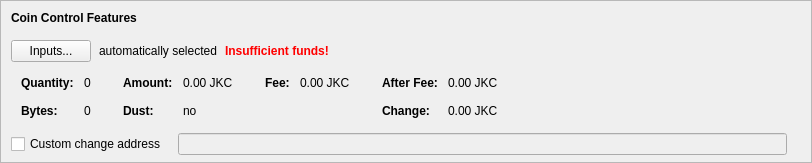
    <widget class="QFrame" name="frameCoinControl">
     <property name="sizePolicy">
      <sizepolicy hsizetype="Expanding" vsizetype="Expanding">
       <horstretch>0</horstretch>
       <verstretch>0</verstretch>
      </sizepolicy>
     </property>
     <property name="maximumSize">
      <size>
       <width>16777215</width>
       <height>16777215</height>
      </size>
     </property>
     <property name="frameShape">
      <enum>QFrame::StyledPanel</enum>
     </property>
     <property name="frameShadow">
      <enum>QFrame::Sunken</enum>
     </property>
     <layout class="QVBoxLayout" name="verticalLayoutCoinControl2">
      <property name="spacing">
       <number>0</number>
      </property>
      <property name="leftMargin">
       <number>0</number>
      </property>
      <property name="topMargin">
       <number>0</number>
      </property>
      <property name="rightMargin">
       <number>0</number>
      </property>
      <property name="bottomMargin">
       <number>6</number>
      </property>
      <item>
       <layout class="QVBoxLayout" name="verticalLayoutCoinControl" stretch="0,0,0,0,1">
        <property name="spacing">
         <number>0</number>
        </property>
        <property name="leftMargin">
         <number>10</number>
        </property>
        <property name="topMargin">
         <number>10</number>
        </property>
        <item>
         <layout class="QHBoxLayout" name="horizontalLayoutCoinControl1">
          <property name="bottomMargin">
           <number>15</number>
          </property>
          <item>
           <widget class="QLabel" name="labelCoinControlFeatures">
            <property name="sizePolicy">
             <sizepolicy hsizetype="Preferred" vsizetype="Maximum">
              <horstretch>0</horstretch>
              <verstretch>0</verstretch>
             </sizepolicy>
            </property>
            <property name="font">
             <font>
              <weight>75</weight>
              <bold>true</bold>
             </font>
            </property>
            <property name="styleSheet">
             <string notr="true">font-weight:bold;</string>
            </property>
            <property name="text">
             <string>Coin Control Features</string>
            </property>
           </widget>
          </item>
         </layout>
        </item>
        <item>
         <layout class="QHBoxLayout" name="horizontalLayoutCoinControl2" stretch="0,0,0,0">
          <property name="spacing">
           <number>8</number>
          </property>
          <property name="bottomMargin">
           <number>10</number>
          </property>
          <item>
           <widget class="QPushButton" name="pushButtonCoinControl">
            <property name="styleSheet">
             <string notr="true"/>
            </property>
            <property name="text">
             <string>Inputs...</string>
            </property>
            <property name="autoDefault">
             <bool>false</bool>
            </property>
           </widget>
          </item>
          <item>
           <widget class="QLabel" name="labelCoinControlAutomaticallySelected">
            <property name="text">
             <string>automatically selected</string>
            </property>
            <property name="margin">
             <number>5</number>
            </property>
           </widget>
          </item>
          <item>
           <widget class="QLabel" name="labelCoinControlInsuffFunds">
            <property name="font">
             <font>
              <weight>75</weight>
              <bold>true</bold>
             </font>
            </property>
            <property name="styleSheet">
             <string notr="true">color:red;font-weight:bold;</string>
            </property>
            <property name="text">
             <string>Insufficient funds!</string>
            </property>
            <property name="margin">
             <number>5</number>
            </property>
           </widget>
          </item>
          <item>
           <spacer name="horizontalSpacerCoinControl">
            <property name="orientation">
             <enum>Qt::Horizontal</enum>
            </property>
            <property name="sizeHint" stdset="0">
             <size>
              <width>40</width>
              <height>1</height>
             </size>
            </property>
           </spacer>
          </item>
         </layout>
        </item>
        <item>
         <widget class="QWidget" name="widgetCoinControl" native="true">
          <property name="sizePolicy">
           <sizepolicy hsizetype="Preferred" vsizetype="Preferred">
            <horstretch>0</horstretch>
            <verstretch>0</verstretch>
           </sizepolicy>
          </property>
          <property name="minimumSize">
           <size>
            <width>0</width>
            <height>0</height>
           </size>
          </property>
          <property name="styleSheet">
           <string notr="true"/>
          </property>
          <layout class="QHBoxLayout" name="horizontalLayoutCoinControl5">
           <property name="leftMargin">
            <number>0</number>
           </property>
           <property name="topMargin">
            <number>0</number>
           </property>
           <property name="rightMargin">
            <number>0</number>
           </property>
           <property name="bottomMargin">
            <number>0</number>
           </property>
           <item>
            <layout class="QHBoxLayout" name="horizontalLayoutCoinControl3" stretch="0,0,0,1">
             <property name="spacing">
              <number>20</number>
             </property>
             <property name="topMargin">
              <number>0</number>
             </property>
             <property name="bottomMargin">
              <number>10</number>
             </property>
             <item>
              <layout class="QFormLayout" name="formLayoutCoinControl1">
               <property name="horizontalSpacing">
                <number>10</number>
               </property>
               <property name="verticalSpacing">
                <number>14</number>
               </property>
               <property name="leftMargin">
                <number>10</number>
               </property>
               <property name="topMargin">
                <number>4</number>
               </property>
               <property name="rightMargin">
                <number>6</number>
               </property>
               <item row="0" column="0">
                <widget class="QLabel" name="labelCoinControlQuantityText">
                 <property name="font">
                  <font>
                   <weight>75</weight>
                   <bold>true</bold>
                  </font>
                 </property>
                 <property name="text">
                  <string>Quantity:</string>
                 </property>
                 <property name="margin">
                  <number>0</number>
                 </property>
                </widget>
               </item>
               <item row="0" column="1">
                <widget class="QLabel" name="labelCoinControlQuantity">
                 <property name="cursor">
                  <cursorShape>IBeamCursor</cursorShape>
                 </property>
                 <property name="contextMenuPolicy">
                  <enum>Qt::ActionsContextMenu</enum>
                 </property>
                 <property name="text">
                  <string notr="true">0</string>
                 </property>
                 <property name="margin">
                  <number>0</number>
                 </property>
                 <property name="textInteractionFlags">
                  <set>Qt::LinksAccessibleByMouse|Qt::TextSelectableByKeyboard|Qt::TextSelectableByMouse</set>
                 </property>
                </widget>
               </item>
               <item row="1" column="0">
                <widget class="QLabel" name="labelCoinControlBytesText">
                 <property name="font">
                  <font>
                   <weight>75</weight>
                   <bold>true</bold>
                  </font>
                 </property>
                 <property name="text">
                  <string>Bytes:</string>
                 </property>
                </widget>
               </item>
               <item row="1" column="1">
                <widget class="QLabel" name="labelCoinControlBytes">
                 <property name="cursor">
                  <cursorShape>IBeamCursor</cursorShape>
                 </property>
                 <property name="contextMenuPolicy">
                  <enum>Qt::ActionsContextMenu</enum>
                 </property>
                 <property name="text">
                  <string notr="true">0</string>
                 </property>
                 <property name="textInteractionFlags">
                  <set>Qt::LinksAccessibleByMouse|Qt::TextSelectableByKeyboard|Qt::TextSelectableByMouse</set>
                 </property>
                </widget>
               </item>
              </layout>
             </item>
             <item>
              <layout class="QFormLayout" name="formLayoutCoinControl2">
               <property name="horizontalSpacing">
                <number>10</number>
               </property>
               <property name="verticalSpacing">
                <number>14</number>
               </property>
               <property name="leftMargin">
                <number>6</number>
               </property>
               <property name="topMargin">
                <number>4</number>
               </property>
               <property name="rightMargin">
                <number>6</number>
               </property>
               <item row="0" column="0">
                <widget class="QLabel" name="labelCoinControlAmountText">
                 <property name="font">
                  <font>
                   <weight>75</weight>
                   <bold>true</bold>
                  </font>
                 </property>
                 <property name="text">
                  <string>Amount:</string>
                 </property>
                 <property name="margin">
                  <number>0</number>
                 </property>
                </widget>
               </item>
               <item row="0" column="1">
                <widget class="QLabel" name="labelCoinControlAmount">
                 <property name="cursor">
                  <cursorShape>IBeamCursor</cursorShape>
                 </property>
                 <property name="contextMenuPolicy">
                  <enum>Qt::ActionsContextMenu</enum>
                 </property>
                 <property name="text">
                  <string notr="true">0.00 JKC</string>
                 </property>
                 <property name="textInteractionFlags">
                  <set>Qt::LinksAccessibleByMouse|Qt::TextSelectableByKeyboard|Qt::TextSelectableByMouse</set>
                 </property>
                </widget>
               </item>
               <item row="1" column="0">
                <widget class="QLabel" name="labelCoinControlLowOutputText">
                 <property name="font">
                  <font>
                   <weight>75</weight>
                   <bold>true</bold>
                  </font>
                 </property>
                 <property name="text">
                  <string>Dust:</string>
                 </property>
                </widget>
               </item>
               <item row="1" column="1">
                <widget class="QLabel" name="labelCoinControlLowOutput">
                 <property name="cursor">
                  <cursorShape>IBeamCursor</cursorShape>
                 </property>
                 <property name="contextMenuPolicy">
                  <enum>Qt::ActionsContextMenu</enum>
                 </property>
                 <property name="text">
                  <string notr="true">no</string>
                 </property>
                 <property name="textInteractionFlags">
                  <set>Qt::LinksAccessibleByMouse|Qt::TextSelectableByKeyboard|Qt::TextSelectableByMouse</set>
                 </property>
                </widget>
               </item>
              </layout>
             </item>
             <item>
              <layout class="QFormLayout" name="formLayoutCoinControl3">
               <property name="horizontalSpacing">
                <number>10</number>
               </property>
               <property name="verticalSpacing">
                <number>14</number>
               </property>
               <property name="leftMargin">
                <number>6</number>
               </property>
               <property name="topMargin">
                <number>4</number>
               </property>
               <property name="rightMargin">
                <number>6</number>
               </property>
               <item row="0" column="0">
                <widget class="QLabel" name="labelCoinControlFeeText">
                 <property name="font">
                  <font>
                   <weight>75</weight>
                   <bold>true</bold>
                  </font>
                 </property>
                 <property name="text">
                  <string>Fee:</string>
                 </property>
                 <property name="margin">
                  <number>0</number>
                 </property>
                </widget>
               </item>
               <item row="0" column="1">
                <widget class="QLabel" name="labelCoinControlFee">
                 <property name="cursor">
                  <cursorShape>IBeamCursor</cursorShape>
                 </property>
                 <property name="contextMenuPolicy">
                  <enum>Qt::ActionsContextMenu</enum>
                 </property>
                 <property name="text">
                  <string notr="true">0.00 JKC</string>
                 </property>
                 <property name="textInteractionFlags">
                  <set>Qt::LinksAccessibleByMouse|Qt::TextSelectableByKeyboard|Qt::TextSelectableByMouse</set>
                 </property>
                </widget>
               </item>
              </layout>
             </item>
             <item>
              <layout class="QFormLayout" name="formLayoutCoinControl4">
               <property name="horizontalSpacing">
                <number>10</number>
               </property>
               <property name="verticalSpacing">
                <number>14</number>
               </property>
               <property name="leftMargin">
                <number>6</number>
               </property>
               <property name="topMargin">
                <number>4</number>
               </property>
               <property name="rightMargin">
                <number>6</number>
               </property>
               <item row="0" column="0">
                <widget class="QLabel" name="labelCoinControlAfterFeeText">
                 <property name="font">
                  <font>
                   <weight>75</weight>
                   <bold>true</bold>
                  </font>
                 </property>
                 <property name="text">
                  <string>After Fee:</string>
                 </property>
                 <property name="margin">
                  <number>0</number>
                 </property>
                </widget>
               </item>
               <item row="0" column="1">
                <widget class="QLabel" name="labelCoinControlAfterFee">
                 <property name="cursor">
                  <cursorShape>IBeamCursor</cursorShape>
                 </property>
                 <property name="contextMenuPolicy">
                  <enum>Qt::ActionsContextMenu</enum>
                 </property>
                 <property name="text">
                  <string notr="true">0.00 JKC</string>
                 </property>
                 <property name="textInteractionFlags">
                  <set>Qt::LinksAccessibleByMouse|Qt::TextSelectableByKeyboard|Qt::TextSelectableByMouse</set>
                 </property>
                </widget>
               </item>
               <item row="1" column="0">
                <widget class="QLabel" name="labelCoinControlChangeText">
                 <property name="font">
                  <font>
                   <weight>75</weight>
                   <bold>true</bold>
                  </font>
                 </property>
                 <property name="text">
                  <string>Change:</string>
                 </property>
                </widget>
               </item>
               <item row="1" column="1">
                <widget class="QLabel" name="labelCoinControlChange">
                 <property name="cursor">
                  <cursorShape>IBeamCursor</cursorShape>
                 </property>
                 <property name="contextMenuPolicy">
                  <enum>Qt::ActionsContextMenu</enum>
                 </property>
                 <property name="text">
                  <string notr="true">0.00 JKC</string>
                 </property>
                 <property name="textInteractionFlags">
                  <set>Qt::LinksAccessibleByMouse|Qt::TextSelectableByKeyboard|Qt::TextSelectableByMouse</set>
                 </property>
                </widget>
               </item>
              </layout>
             </item>
            </layout>
           </item>
          </layout>
         </widget>
        </item>
        <item>
         <layout class="QHBoxLayout" name="horizontalLayoutCoinControl4" stretch="0,0,0">
          <property name="spacing">
           <number>12</number>
          </property>
          <property name="sizeConstraint">
           <enum>QLayout::SetDefaultConstraint</enum>
          </property>
          <property name="topMargin">
           <number>5</number>
          </property>
          <property name="rightMargin">
           <number>5</number>
          </property>
          <item>
           <widget class="QCheckBox" name="checkBoxCoinControlChange">
            <property name="toolTip">
             <string>If this is activated, but the change address is empty or invalid, change will be sent to a newly generated address.</string>
            </property>
            <property name="text">
             <string>Custom change address</string>
            </property>
           </widget>
          </item>
          <item>
           <widget class="QValidatedLineEdit" name="lineEditCoinControlChange">
            <property name="enabled">
             <bool>false</bool>
            </property>
            <property name="sizePolicy">
             <sizepolicy hsizetype="Expanding" vsizetype="Fixed">
              <horstretch>0</horstretch>
              <verstretch>0</verstretch>
             </sizepolicy>
            </property>
           </widget>
          </item>
          <item>
           <widget class="QLabel" name="labelCoinControlChangeLabel">
            <property name="sizePolicy">
             <sizepolicy hsizetype="Preferred" vsizetype="Expanding">
              <horstretch>0</horstretch>
              <verstretch>0</verstretch>
             </sizepolicy>
            </property>
            <property name="minimumSize">
             <size>
              <width>0</width>
              <height>0</height>
             </size>
            </property>
            <property name="text">
             <string/>
            </property>
            <property name="margin">
             <number>3</number>
            </property>
           </widget>
          </item>
         </layout>
        </item>
        <item>
         <spacer name="verticalSpacerCoinControl">
          <property name="orientation">
           <enum>Qt::Vertical</enum>
          </property>
          <property name="sizeHint" stdset="0">
           <size>
            <width>800</width>
            <height>1</height>
           </size>
          </property>
         </spacer>
        </item>
       </layout>
      </item>
     </layout>
    </widget>
